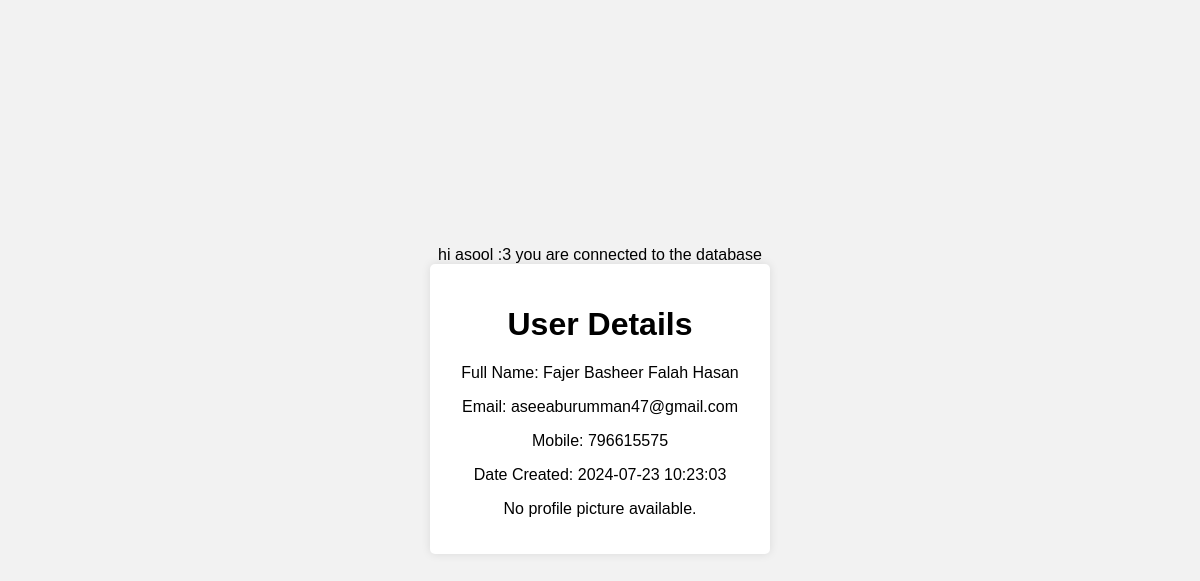
The app's page /read.php?id=1 (signed in) with its own data.
### tables this page shows
CREATE TABLE `users` (
  `users_id` int(11) NOT NULL,
  `Full_name` varchar(100) NOT NULL,
  `email` varchar(100) NOT NULL,
  `mobile` int(20) DEFAULT NULL,
  `password` varchar(255) NOT NULL,
  `role_id` int(200) DEFAULT NULL,
  `profile_picture` longblob DEFAULT NULL,
  `Date_created` timestamp NOT NULL DEFAULT current_timestamp()
);

### read.php (the view, shortened to what this page needs)
<?php
include 'confeg.php';
$user_id = $_GET['id'];
$sql = "SELECT Full_name, email, mobile, profile_picture, Date_created FROM users WHERE users_id = ?";
$stmt = $conn->prepare($sql);
$stmt->bind_param("i", $user_id);
$stmt->execute();
$stmt->bind_result($Full_name, $email, $mobile, $profile_picture, $Date_created);
?>
<!DOCTYPE html>
<html lang="en">
<head>
    <link rel="stylesheet" type="text/css" href="style.css">
</head>
<body>
    <div class="container">
        <h1>User Details</h1>
        <p>Full Name: <?php echo htmlspecialchars($Full_name); ?></p>
        <p>Email: <?php echo htmlspecialchars($email); ?></p>
        <p>Mobile: <?php echo htmlspecialchars($mobile); ?></p>
        <p>Date Created: <?php echo htmlspecialchars($Date_created); ?></p>
        <?php if ($profile_picture) : ?>
            <p>Profile Picture: <img src="uploaded_pictures/<?php echo htmlspecialchars($profile_picture); ?>" alt="Profile Picture" width="100" height="100"></p>
        <?php else : ?>
            <p>No profile picture available.</p>
        <?php endif; ?>
    </div>
</body>
</html>

### style.css (style rules this page uses)
body { font-family: Arial, sans-serif; background-color: #f2f2f2; display: flex; flex-direction: column; justify-content: center; align-items: center; height: 100vh; margin: 0; }
.container { background-color: #fff; padding: 20px; border-radius: 5px; box-shadow: 0 0 10px rgba(0, 0, 0, 0.1); width: 300px; text-align: center; }

### records on screen
users: Full_name "Fajer Basheer Falah Hasan", email "aseeaburumman47@gmail.com", mobile "796615575", Date_created "2024-07-23 10:23:03"
